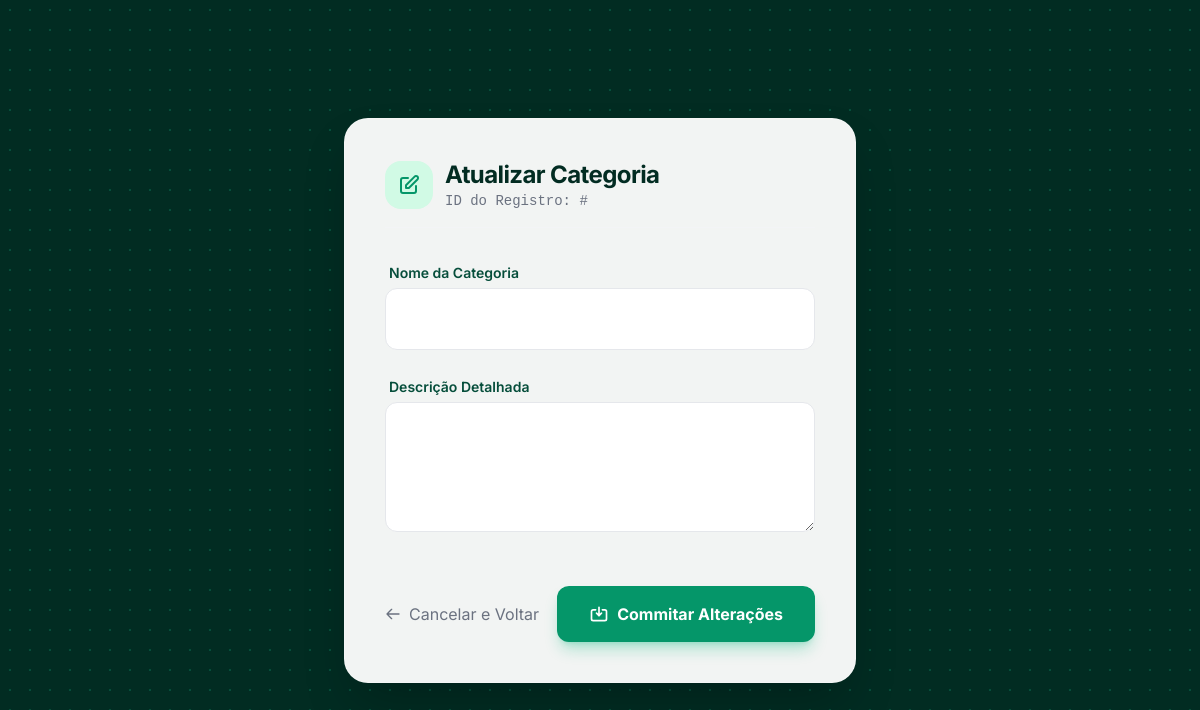
The app's page /categorias/1/editar, older data.
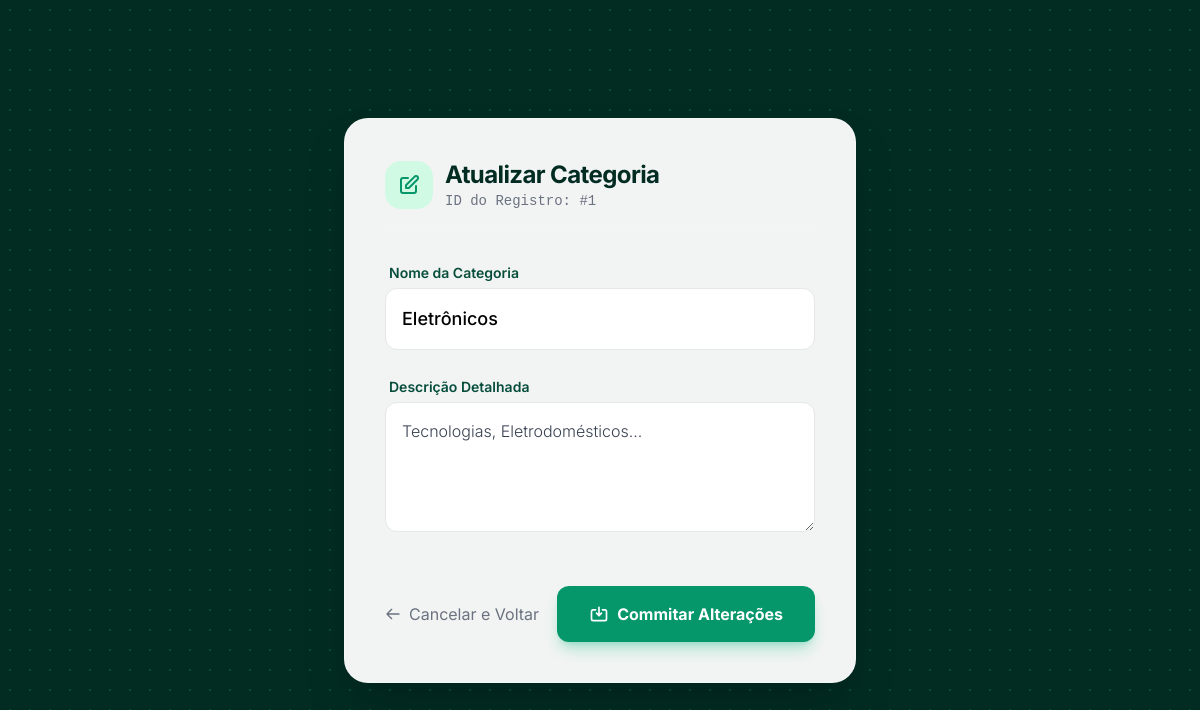
The same page, newer data.
### models.py (models this page shows)
class Categoria(Base):
    __tablename__ = 'categorias'
    id = Column(Integer, primary_key=True, autoincrement=True)
    nome = Column(String, nullable=False)
    descricao = Column(String, nullable=True)
    produtos = relationship("Produto", back_populates="categoria")

### main.py (the view)
@app.get("/categorias/{id}/editar")
def editar_categoria(id: int, request: Request, db: Session = Depends(get_db)):
    categoria = db.query(Categoria).filter_by(id=id).first()
    return templates.TemplateResponse(
        request,
        "atualizar_categoria.html",
        {"request": request,
         "categoria": categoria,
        }
    )

### templates/atualizar_categoria.html (shortened to what this page needs)
<!DOCTYPE html>
<html lang="pt-br">
<head>
    <script src="https://cdn.tailwindcss.com"></script>
</head>
<body class="flex items-center justify-center min-h-screen p-4">
    <div class="bg-white/95 backdrop-blur-sm p-10 rounded-3xl shadow-2xl w-full max-w-lg border border-white/20">
        <div class="flex items-center gap-3 mb-8 pb-4 border-b border-gray-100">
            <div class="p-3 bg-emerald-100 rounded-2xl text-emerald-600">
                <svg class="w-6 h-6" fill="none" stroke="currentColor" viewBox="0 0 24 24"><path stroke-linecap="round" stroke-linejoin="round" stroke-width="2" d="M11 5H6a2 2 0 00-2 2v11a2 2 0 002 2h11a2 2 0 002-2v-5m-1.414-9.414a2 2 0 112.828 2.828L11.828 15H9v-2.828l8.586-8.586z"></path></svg>
            </div>
            <div>
                <h2 class="text-2xl font-bold text-emerald-950 tracking-tight">Atualizar Categoria</h2>
                <p class="text-sm text-gray-500 font-mono">ID do Registro: #{{ categoria.id }}</p>
            </div>
        </div>
        <form action="/categorias/{{ categoria.id }}/editar" method="POST" class="space-y-6">
            <div class="space-y-1">
                <label class="text-sm font-semibold text-emerald-900 ml-1">Nome da Categoria</label>
                <input type="text" name="nome" value="{{ categoria.nome }}" required class="w-full border border-gray-200 p-4 rounded-xl focus:ring-2 focus:ring-emerald-200 focus:border-emerald-400 transition bg-white text-lg font-medium">
            </div>
            <div class="space-y-1">
                <label class="text-sm font-semibold text-emerald-900 ml-1">Descrição Detalhada</label>
                <textarea name="descricao" rows="4" class="w-full border border-gray-200 p-4 rounded-xl focus:ring-2 focus:ring-emerald-200 focus:border-emerald-400 transition bg-white font-light text-gray-700">{{ categoria.descricao }}</textarea>
            </div>
            <div class="flex justify-between items-center pt-6">
                <a href="/categorias" class="flex items-center gap-2 text-gray-500 hover:text-emerald-700 transition group">
                    <svg class="w-4 h-4 transition-transform group-hover:-translate-x-1" fill="none" stroke="currentColor" viewBox="0 0 24 24"><path stroke-linecap="round" stroke-linejoin="round" stroke-width="2" d="M10 19l-7-7m0 0l7-7m-7 7h18"></path></svg>
                    Cancelar e Voltar
                </a>
                <button type="submit" class="bg-emerald-600 text-white px-8 py-4 rounded-xl font-bold hover:bg-emerald-700 transition duration-150 shadow-lg shadow-emerald-500/30 flex items-center gap-2">
                    <svg class="w-5 h-5" fill="none" stroke="currentColor" viewBox="0 0 24 24"><path stroke-linecap="round" stroke-linejoin="round" stroke-width="2" d="M8 7H5a2 2 0 00-2 2v9a2 2 0 002 2h14a2 2 0 002-2V9a2 2 0 00-2-2h-3m-1 4l-3 3m0 0l-3-3m3 3V4"></path></svg>
                    Commitar Alterações
                </button>
            </div>
        </form>
    </div>
</body>
</html>

Row changes from the older to the newer data that the page shows:
added Categoria: id "1", nome "Eletrônicos", descricao "Tecnologias, Eletrodomésticos..."
